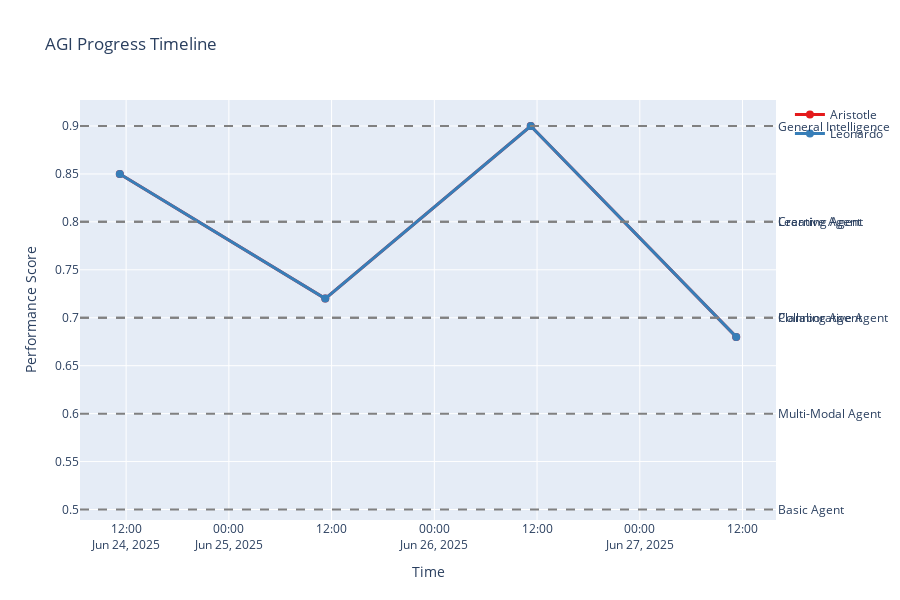

The notebook cell saved with this chart:
### Code cell
# Generate comprehensive visualizations
print("\\n📊 Generating Comprehensive Visualizations:")
print("=" * 45)

# 1. Collaboration Network Visualization
print("🔗 Creating Collaboration Network...")
fig1 = viz_engine.plot_collaboration_network(figsize=(14, 6))

# 2. AGI Progress Dashboard
print("📈 Generating AGI Progress Dashboard...")
agent_ids = [agent.id for agent in agents]
fig2 = viz_engine.plot_agi_progress_dashboard(agent_ids, figsize=(16, 12))

# 3. Reasoning Flow Visualization
print("🧠 Visualizing Reasoning Flow...")
reasoning_agent = agents[0]  # Aristotle
fig3 = viz_engine.plot_reasoning_flow(reasoning_agent.id)

# 4. Interactive Progress Timeline
print("⏰ Creating Interactive Timeline...")
try:
    fig4 = viz_engine.create_interactive_progress_timeline(agent_ids)
    print("✅ Interactive timeline created successfully")
except Exception as e:
    print(f"⚠️  Interactive timeline creation failed: {e}")
    print("   (This is normal in some environments - static plots work fine)")

print("\\n📊 All visualizations generated successfully!")

### Figure 1 — Plotly figure (JSON) as saved in the notebook; plotly's stock layout.template omitted (floating-point values rounded to 4 significant figures)
{"data": [{"hovertemplate": "<b>Aristotle</b><br>Time: %{x}<br>Performance: %{y:.3f}<br><extra></extra>", "line": {"color": "rgb(228,26,28)", "width": 3}, "marker": {"size": 8}, "mode": "lines+markers", "name": "Aristotle", "type": "scatter", "x": ["2025-06-24T11:15:38.685237", "2025-06-25T11:15:38.685237", "2025-06-26T11:15:38.685237", "2025-06-27T11:15:38.685237"], "y": [0.85, 0.72, 0.9, 0.68]}, {"hovertemplate": "<b>Leonardo</b><br>Time: %{x}<br>Performance: %{y:.3f}<br><extra></extra>", "line": {"color": "rgb(55,126,184)", "width": 3}, "marker": {"size": 8}, "mode": "lines+markers", "name": "Leonardo", "type": "scatter", "x": ["2025-06-24T11:15:38.685322", "2025-06-25T11:15:38.685322", "2025-06-26T11:15:38.685322", "2025-06-27T11:15:38.685322"], "y": [0.85, 0.72, 0.9, 0.68]}], "layout": {"annotations": [{"showarrow": false, "text": "Basic Agent", "x": 1, "xanchor": "left", "xref": "x domain", "y": 0.5, "yanchor": "middle", "yref": "y"}, {"showarrow": false, "text": "Multi-Modal Agent", "x": 1, "xanchor": "left", "xref": "x domain", "y": 0.6, "yanchor": "middle", "yref": "y"}, {"showarrow": false, "text": "Collaborative Agent", "x": 1, "xanchor": "left", "xref": "x domain", "y": 0.7, "yanchor": "middle", "yref": "y"}, {"showarrow": false, "text": "Planning Agent", "x": 1, "xanchor": "left", "xref": "x domain", "y": 0.7, "yanchor": "middle", "yref": "y"}, {"showarrow": false, "text": "Learning Agent", "x": 1, "xanchor": "left", "xref": "x domain", "y": 0.8, "yanchor": "middle", "yref": "y"}, {"showarrow": false, "text": "Creative Agent", "x": 1, "xanchor": "left", "xref": "x domain", "y": 0.8, "yanchor": "middle", "yref": "y"}, {"showarrow": false, "text": "General Intelligence", "x": 1, "xanchor": "left", "xref": "x domain", "y": 0.9, "yanchor": "middle", "yref": "y"}], "height": 600, "hovermode": "x unified", "shapes": [{"line": {"color": "gray", "dash": "dash"}, "type": "line", "x0": 0, "x1": 1, "xref": "x domain", "y0": 0.5, "y1": 0.5, "yref": "y"}, {"line": {"color": "gray", "dash": "dash"}, "type": "line", "x0": 0, "x1": 1, "xref": "x domain", "y0": 0.6, "y1": 0.6, "yref": "y"}, {"line": {"color": "gray", "dash": "dash"}, "type": "line", "x0": 0, "x1": 1, "xref": "x domain", "y0": 0.7, "y1": 0.7, "yref": "y"}, {"line": {"color": "gray", "dash": "dash"}, "type": "line", "x0": 0, "x1": 1, "xref": "x domain", "y0": 0.7, "y1": 0.7, "yref": "y"}, {"line": {"color": "gray", "dash": "dash"}, "type": "line", "x0": 0, "x1": 1, "xref": "x domain", "y0": 0.8, "y1": 0.8, "yref": "y"}, {"line": {"color": "gray", "dash": "dash"}, "type": "line", "x0": 0, "x1": 1, "xref": "x domain", "y0": 0.8, "y1": 0.8, "yref": "y"}, {"line": {"color": "gray", "dash": "dash"}, "type": "line", "x0": 0, "x1": 1, "xref": "x domain", "y0": 0.9, "y1": 0.9, "yref": "y"}], "showlegend": true, "title": {"text": "AGI Progress Timeline"}, "xaxis": {"title": {"text": "Time"}}, "yaxis": {"title": {"text": "Performance Score"}}}}
